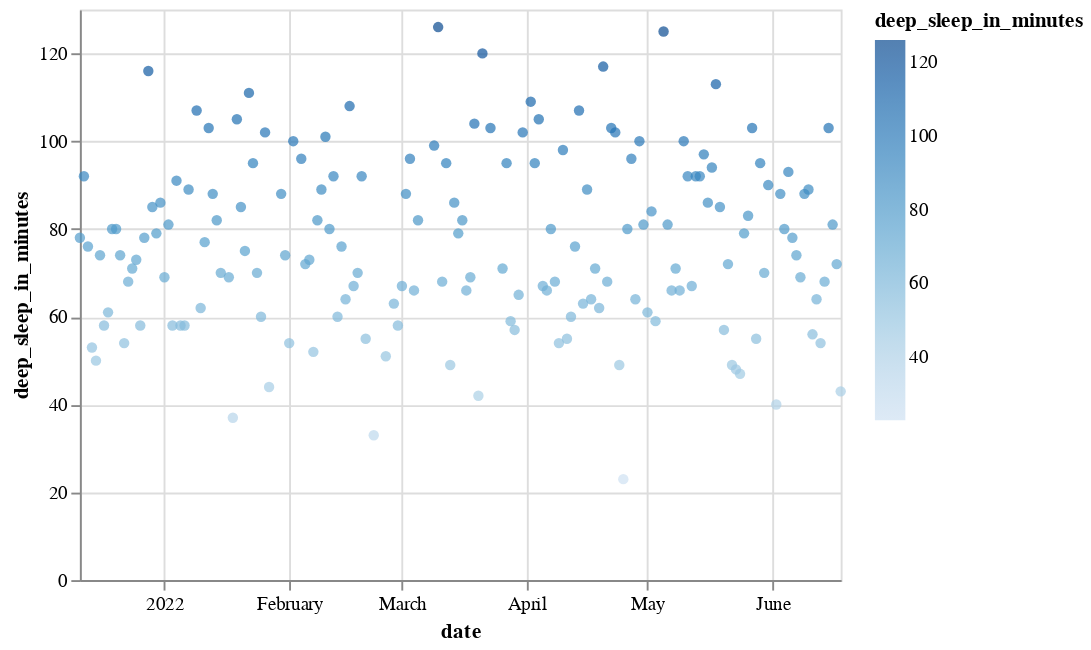

The code cell stored with this chart in its notebook:
### Code cell
fitbit_data['date'] = pd.to_datetime(fitbit_data["date"])
alt.Chart.from_dict({
    "data": to_values(fitbit_data),
    "mark": "circle",
    "encoding": {
        "x": {
            "field": "date",
            "type": "temporal",
        },
        "color": {
            "field": "deep_sleep_in_minutes",
            "type": "quantitative",
        },
         "y": {
            "field": "deep_sleep_in_minutes",
            "type": "quantitative",
        }
    }
})

### Figure 1 — Vega-Lite specification as saved in the notebook (floating-point values rounded to 4 significant figures; data arrays with more than 128 entries replaced by an {"elided": "..."} marker saying what was removed)
{"config": {"view": {"continuousWidth": 400, "continuousHeight": 300}}, "data": {"name": "data-1c087a0961a3ebb7f5d3d846108b3854"}, "mark": "circle", "encoding": {"color": {"field": "deep_sleep_in_minutes", "type": "quantitative"}, "x": {"field": "date", "type": "temporal"}, "y": {"field": "deep_sleep_in_minutes", "type": "quantitative"}}, "$schema": "https://vega.github.io/schema/vega-lite/v4.17.0.json", "datasets": {"data-1c087a0961a3ebb7f5d3d846108b3854": {"elided": "172 records"}}}
